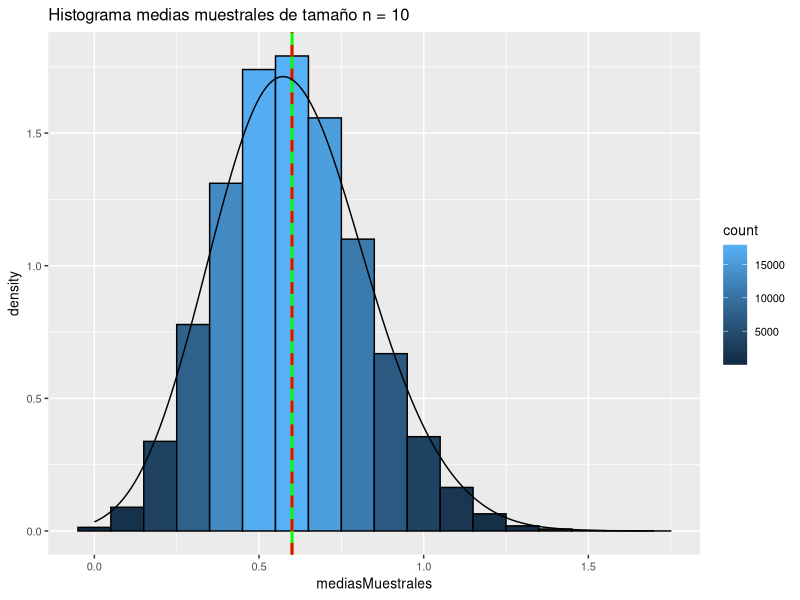
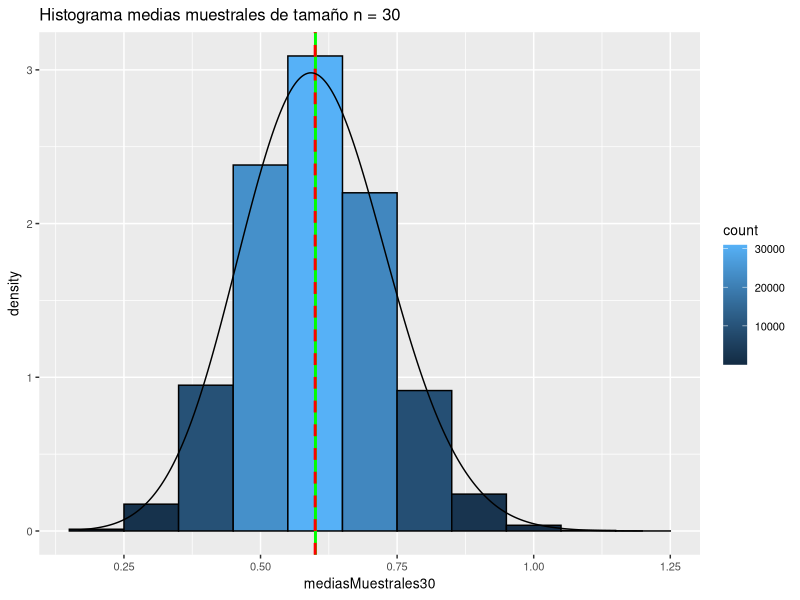
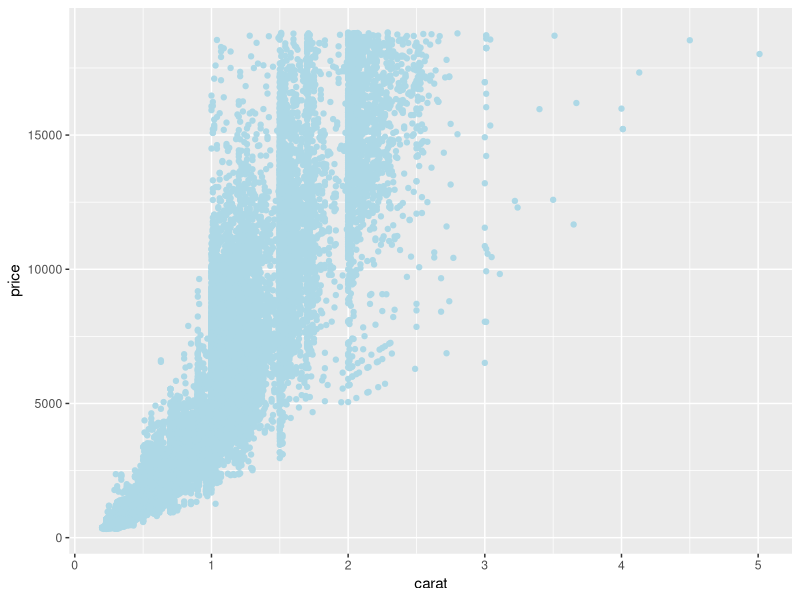
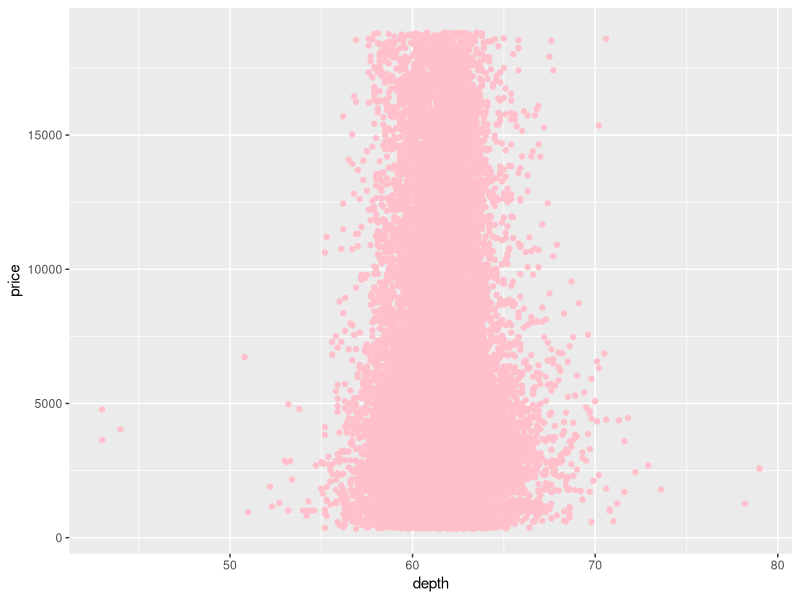
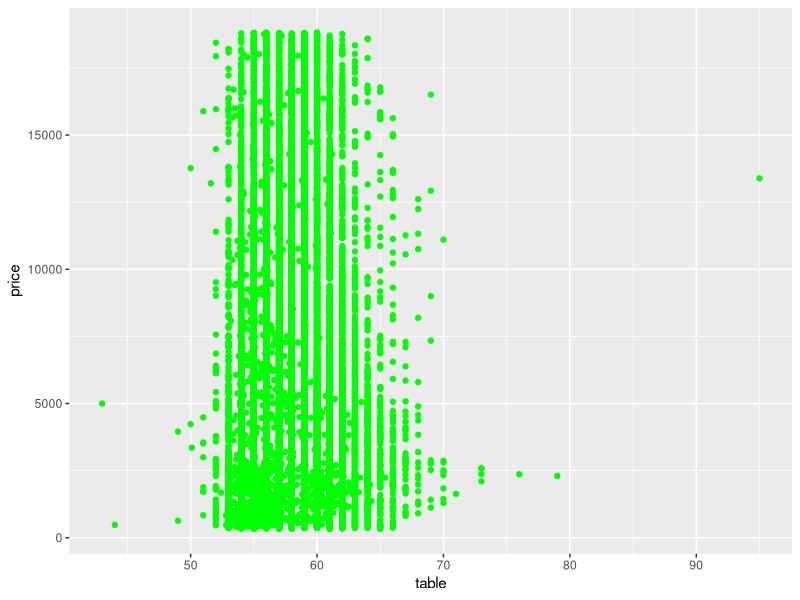
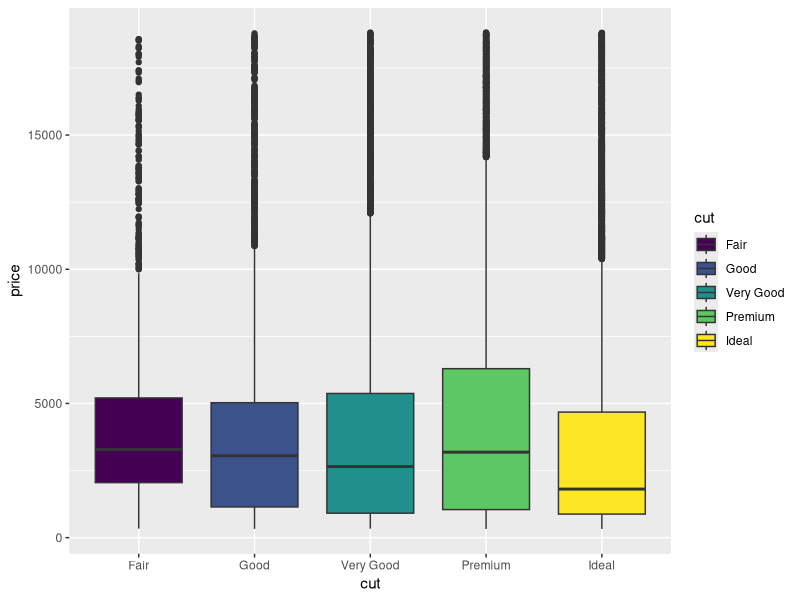
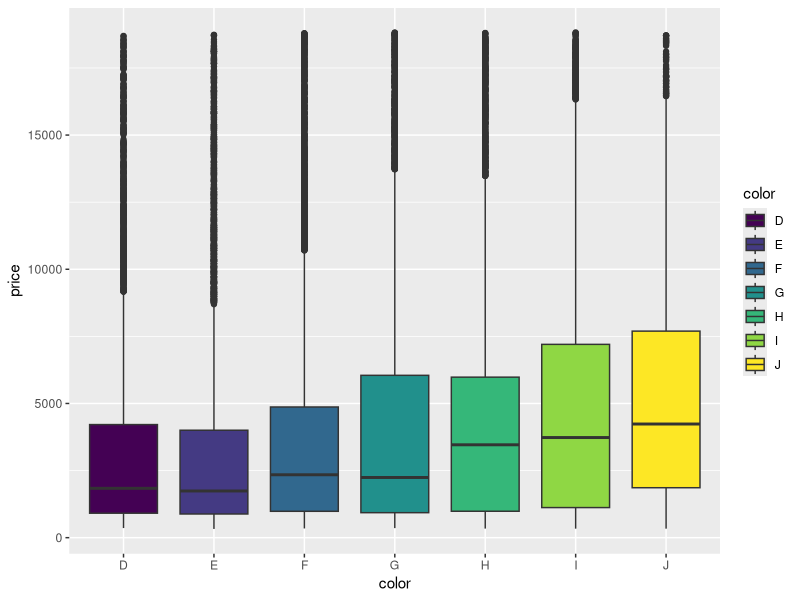
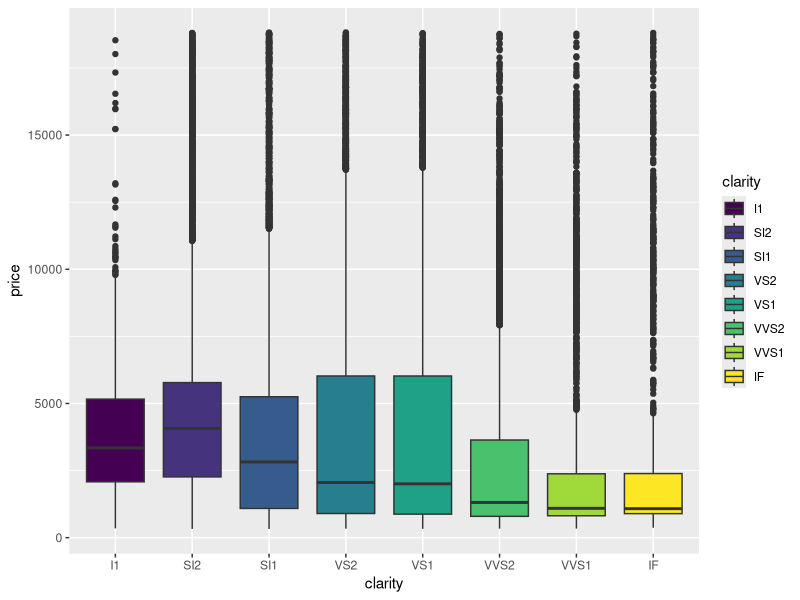

These figures' R source, in order:
## ---- chunk 1
knitr::opts_chunk$set(echo = TRUE)
## ---- chunk 2
library(tidyverse)
## ---- chunk 3
(X1 <- c(0:3))
(p <- c(64/125, 48/125, 12/125, 1/125))

(mu <- sum(X1*p)) # media teórica

(sigma2 <- sum((X1-mu)^2*p)) # varianza teórica

## ---- chunk 4
set.seed(2021)
k = 100000 # nº muestras
n = 10 # tamaño de cada muestra
mediasMuestrales = replicate(k, {
muestra = sample(0:3, size = n, replace = TRUE, prob = c(64, 48, 12, 1))
mean(muestra)
})

head(mediasMuestrales, 10) # 10 primeras medias muestrales

## ---- chunk 5
# Histograma con densidad
mediasMuestrales_df <-  as.data.frame(mediasMuestrales)
g1 <- ggplot(mediasMuestrales_df, aes(x = mediasMuestrales)) +
  geom_histogram(binwidth=0.1,aes(y = ..density.., fill=..count..),
                 colour = 1) +
  geom_vline(aes(xintercept = mean(mediasMuestrales)), colour = "green", size = 1)+
  geom_vline(aes(xintercept = mu), linetype = "dashed", colour = "red", size = 1)+
  geom_density(adjust = 4) # adjust suaviza la línea de densidad

g1+
  theme (text = element_text(size=10)) + # Tamaño de fuente del grafico por defecto
  ggtitle ("Histograma medias muestrales de tamaño n = 10")  # Título del gráfico


## ---- chunk 6
set.seed(2021)
k = 100000 # nº muestras
mediasMuestrales30 = replicate(k, {
muestra = sample(0:3, size = 30, replace = TRUE, prob = c(64, 48, 12, 1))
mean(muestra)
})

head(mediasMuestrales30, 10) # 10 primeras medias muestrales

mediasMuestrales_df <- as.data.frame(mediasMuestrales30)

g2 <- ggplot(mediasMuestrales_df, aes(x = mediasMuestrales30)) +
  geom_histogram(binwidth=0.1,aes(y = ..density.., fill=..count..),
                 colour = 1) +
    geom_vline(aes(xintercept = mean(mediasMuestrales30)), colour = "green", size = 1)+
  geom_vline(aes(xintercept = mu), linetype = "dashed", colour = "red", size = 1)+
  geom_density(adjust = 4) # adjust suaviza la línea de densidad

g2+
  theme (text = element_text(size=10)) + # Tamaño de fuente del grafico por defecto
  ggtitle ("Histograma medias muestrales de tamaño n = 30")  # Título del gráfico


## ---- chunk 7
# Vector de probabilidades para cada combinación posible
(p <- c(64/125, 48/125, 12/125, 1/125) * rep(c(1/2, 1/4, 1/4), each = 4))

X1 <- rep(0:3,3)
X2 <- rep(0:2, each = 4)

# Tabla de probabilidad
(table <- data.frame(Z=X1 + X2, X1, X2, p))

# Tabla de probabilidad de la variable suma
(table2 <- table %>% 
  group_by(Z) %>% 
  summarise(p = sum(p)))


## ---- chunk 8

sum(table2$p)

## ---- chunk 9

# Variable X1
(X1 <- c(0:3))
# Probabilidades para X1
(p <- c(64/125, 48/125, 12/125, 1/125))

# Variable X2
(X2 <- c(0:2))
# Probabilidades para X2
(p2 <- c(1/2, 1/4, 1/4))

# Media teórica variable Z = X1 + X2
# Forma 1: a partir de las medias de las variables aleatorias
(mu_z <- sum(X1*p) + sum(X2*p2))

# Forma 2: a partir de la nueva variable
sum(table2$Z*table2$p) 

## ---- chunk 10
set.seed(2021)
k = 100000 # nº muestras
mediasMuestrales = replicate(k, {
X1 = sample(0:3, size = 1, replace = TRUE, prob = c(64, 48, 12, 1))
X2 = sample(0:2, size = 1, replace = TRUE, prob = c(1/2, 1/4, 1/4))
mean(X1)+mean(X2)
})

## ---- chunk 11

set.seed(2021)
k = 100000 # nº muestras
mediasMuestrales_Z = replicate(k, {
Z = sample(0:5, size = 1, replace = TRUE, prob =table2$p)
mean(Z)
})

## ---- chunk 12
tibble( medias_Z = mean(mediasMuestrales_Z),
medias_X1_X2 = mean(mediasMuestrales),
mu_z = mu_z)
## ---- chunk 13
testResults <- read_csv("./data/testResults.csv")
head(testResults)
names(testResults)

## ---- chunk 14
testResults <- testResults %>% separate (gender_age, c("gender", "age"))

testResults$gender <- as.factor(testResults$gender) # convertimos sexo en factor
testResults$age <- as.numeric(testResults$age) # convertimos edad en numérico
head(testResults)

## ---- chunk 15

testResults_Tidy = testResults %>%
    pivot_longer(week1:week5, names_to = "week") %>% 
   separate(week, c("aux", "week"),convert=TRUE, sep = 4) %>% 
   select(-aux)
   

head(testResults_Tidy)

## ---- chunk 16

data("diamonds")
head(diamonds)
dim(diamonds)

## ---- chunk 17
ggplot(diamonds, aes(x = carat, y = price)) +
  geom_point(colour = "lightblue")
## ---- chunk 18
cor(diamonds$carat,diamonds$price)
## ---- chunk 19
ggplot(diamonds, aes(x = depth, y = price)) +
  geom_point(colour = "pink")
## ---- chunk 20
ggplot(diamonds, aes(x = table, y = price)) +
  geom_point(colour = "green")
## ---- chunk 21
ggplot(data = diamonds) +
  geom_boxplot(mapping = aes(x = cut, y = price, fill = cut))
## ---- chunk 22
ggplot(data = diamonds) +
  geom_boxplot(mapping = aes(x = color, y = price, fill = color))
## ---- chunk 23
ggplot(data = diamonds) +
  geom_boxplot(mapping = aes(x = clarity, y = price, fill = clarity))
## ---- chunk 24
ggplot(data = diamonds) +
  geom_boxplot(mapping = aes(x = cut, y = carat, fill = cut))
## ---- chunk 25
data(who) # cargamos en memoria el dataset
head(who) # 6 primeras filas
## ---- chunk 26
who <- who %>%
  pivot_longer(
    cols = new_sp_m014:newrel_f65, 
    names_to = "key", 
    values_to = "cases", 
    values_drop_na = TRUE
  ) %>% 
  mutate(
    key = stringr::str_replace(key, "newrel", "new_rel")
  ) %>%
  separate(key, c("new", "var", "sexage")) %>% 
  select(-new, -iso2, -iso3) %>% 
  separate(sexage, c("sex", "age"), sep = 1)

head(who)
## ---- chunk 27
who %>%
  group_by(country, year, sex) %>%
  summarise(cases = sum(cases))

## ---- chunk 28

who %>%
  group_by(country, year, sex) %>%
  summarise(cases = sum(cases)) %>%
  unite(country_sex, country, sex, remove = FALSE) %>%
  ggplot(aes(x = year, y = cases, group = country_sex, colour = sex)) +
  geom_line()

## ---- chunk 29

who %>%
  group_by(year) %>%
  summarise(cases = sum(cases))


who %>%
  group_by(country) %>%
  summarise(cases = sum(cases)) %>% 
  arrange(cases)

## ---- chunk 30
who %>%
  group_by(country, year, sex) %>%
  filter(year>1995) %>% 
  summarise(cases = sum(cases)) %>%
  unite(country_sex, country, sex, remove = FALSE) %>%
  ggplot(aes(x = year, y = cases, group = country_sex, colour = sex)) +
  geom_line()

## ---- chunk 31

# Creamos una tabla con los países que tienen un nº de casos mayor a la media
tabla <- who %>%
          group_by(country) %>%
          summarise(cases = sum(cases)) %>% 
          arrange(cases) %>% 
          filter(cases > mean(cases))



  who %>%
  group_by(country, year, sex) %>%
  filter(year>1995 & country %in% tabla$country) %>% 
  summarise(cases = sum(cases)) %>%
  ggplot(aes(x = year, y = cases, group = sex, colour = sex)) +
  geom_line()+
  facet_wrap(~country) +
  theme(axis.text.x = element_text(size= rel(0.6)))

